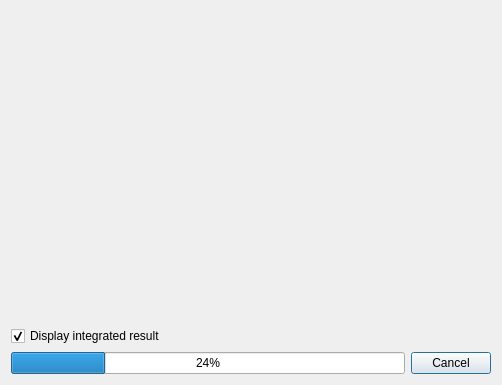
<?xml version="1.0" encoding="UTF-8"?>
<ui version="4.0">
 <class>Dialog</class>
 <widget class="QDialog" name="Dialog">
  <property name="geometry">
   <rect>
    <x>0</x>
    <y>0</y>
    <width>502</width>
    <height>385</height>
   </rect>
  </property>
  <property name="windowTitle">
   <string>Dialog</string>
  </property>
  <layout class="QVBoxLayout" name="verticalLayout" stretch="1,0,0">
   <item>
    <widget class="PlotWidget" name="_plot" native="true"/>
   </item>
   <item>
    <widget class="QCheckBox" name="_displayResult">
     <property name="text">
      <string>Display integrated result</string>
     </property>
     <property name="checked">
      <bool>true</bool>
     </property>
    </widget>
   </item>
   <item>
    <layout class="QHBoxLayout" name="horizontalLayout" stretch="1,0">
     <item>
      <widget class="QProgressBar" name="_progressBar">
       <property name="value">
        <number>24</number>
       </property>
      </widget>
     </item>
     <item>
      <widget class="QPushButton" name="_cancelButton">
       <property name="text">
        <string>Cancel</string>
       </property>
      </widget>
     </item>
    </layout>
   </item>
  </layout>
 </widget>
 <customwidgets>
  <customwidget>
   <class>PlotWidget</class>
   <extends>QWidget</extends>
   <header>silx.gui.plot.PlotWidget</header>
   <container>1</container>
  </customwidget>
 </customwidgets>
 <resources/>
 <connections/>
</ui>
